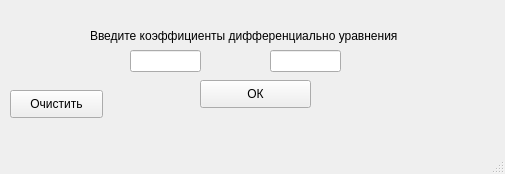
<?xml version="1.0" encoding="UTF-8"?>
<ui version="4.0">
 <class>MainWindow</class>
 <widget class="QMainWindow" name="MainWindow">
  <property name="geometry">
   <rect>
    <x>0</x>
    <y>0</y>
    <width>505</width>
    <height>174</height>
   </rect>
  </property>
  <property name="windowTitle">
   <string>MainWindow</string>
  </property>
  <widget class="QWidget" name="centralwidget">
   <widget class="QLabel" name="label">
    <property name="geometry">
     <rect>
      <x>90</x>
      <y>10</y>
      <width>371</width>
      <height>51</height>
     </rect>
    </property>
    <property name="text">
     <string>Введите коэффициенты дифференциально уравнения</string>
    </property>
   </widget>
   <widget class="QPushButton" name="pushButton">
    <property name="geometry">
     <rect>
      <x>200</x>
      <y>80</y>
      <width>111</width>
      <height>28</height>
     </rect>
    </property>
    <property name="text">
     <string>ОК</string>
    </property>
   </widget>
   <widget class="QPushButton" name="pushButton_2">
    <property name="geometry">
     <rect>
      <x>10</x>
      <y>90</y>
      <width>93</width>
      <height>28</height>
     </rect>
    </property>
    <property name="text">
     <string>Очистить</string>
    </property>
   </widget>
   <widget class="QLineEdit" name="lineEdit">
    <property name="geometry">
     <rect>
      <x>130</x>
      <y>50</y>
      <width>71</width>
      <height>22</height>
     </rect>
    </property>
   </widget>
   <widget class="QLineEdit" name="lineEdit_2">
    <property name="geometry">
     <rect>
      <x>270</x>
      <y>50</y>
      <width>71</width>
      <height>22</height>
     </rect>
    </property>
   </widget>
  </widget>
  <widget class="QMenuBar" name="menubar">
   <property name="geometry">
    <rect>
     <x>0</x>
     <y>0</y>
     <width>505</width>
     <height>26</height>
    </rect>
   </property>
  </widget>
  <widget class="QStatusBar" name="statusbar"/>
 </widget>
 <resources/>
 <connections>
  <connection>
   <sender>pushButton_2</sender>
   <signal>clicked()</signal>
   <receiver>label</receiver>
   <slot>clear()</slot>
   <hints>
    <hint type="sourcelabel">
     <x>85</x>
     <y>134</y>
    </hint>
    <hint type="destinationlabel">
     <x>133</x>
     <y>78</y>
    </hint>
   </hints>
  </connection>
 </connections>
</ui>
